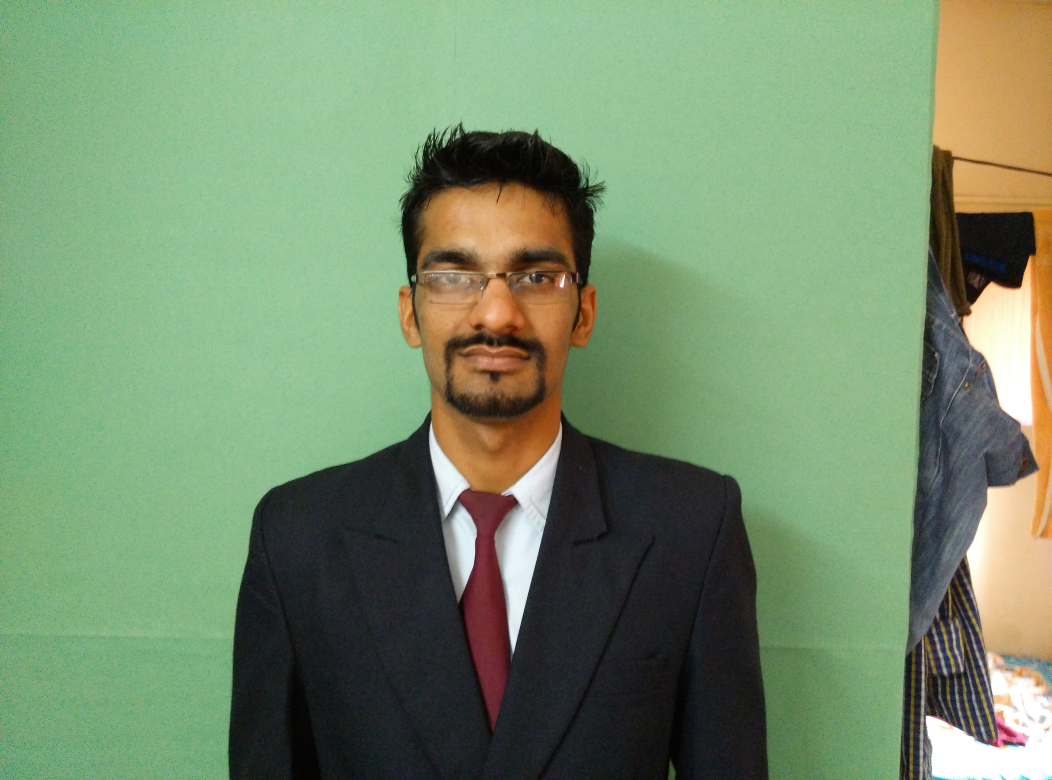
#> input picture IMG_19700102_081149.jpg, 4208 x 3120 px (shown at 1/4 size)
$ python imageToChar.py IMG_19700102_081149.jpg out.png   (Python 2 division)
#> lines starting #> are read from the running program, lines starting #| are printed output that depends on the picture
import cv2
import sys

#adjust the odering of the characters in the below list for getting better art. This is hit and trial process
ASCII_CHARS = ['!','"','#','$','%','&','(',')','*','+',',','-','.','/','0','1','2','3','4','5','6','7','8','9',':',';','<','=','>','?','@','A','B','C','D','E','F','G','H','I','J','K','L','M','N','O','P','Q','R','S','T','U','V','W','X','Y','Z','[',']','^','_','`','a','b','c','d','e','f','g','h','i','j','k','l','m','n','o','p','q','r','s','t','u','v','w','x','y','z','{','|','}','~']

def getCharData(img, widthInChar=128):

	#resize the image so as to get the width as 128(default) characters
	(height,width) = img.shape
	comRatio = height/(widthInChar*1.0)
	newHeight = widthInChar
	newWidth = int(width/comRatio)

	img = cv2.resize(img, (newHeight,newWidth))

	asciiLen = len(ASCII_CHARS)

	data = ""

	# traverse through each pixel of image
	for row in img:
		for x in row:
			data += ASCII_CHARS[x/30]	# change 30 to as per ur wish
		data += "\n"

	return data


if __name__ == "__main__":

	try:
		imageName = sys.argv[1]
	except:
		print "\nUsage: python "+sys.argv[0]+" imageFile.jpg [outputfile.txt]\n"
		sys.exit()


	try:
		# read image in graysacle mode so as to get a 2-D vector having values between 0-255
		img = cv2.imread(imageName,cv2.IMREAD_GRAYSCALE)
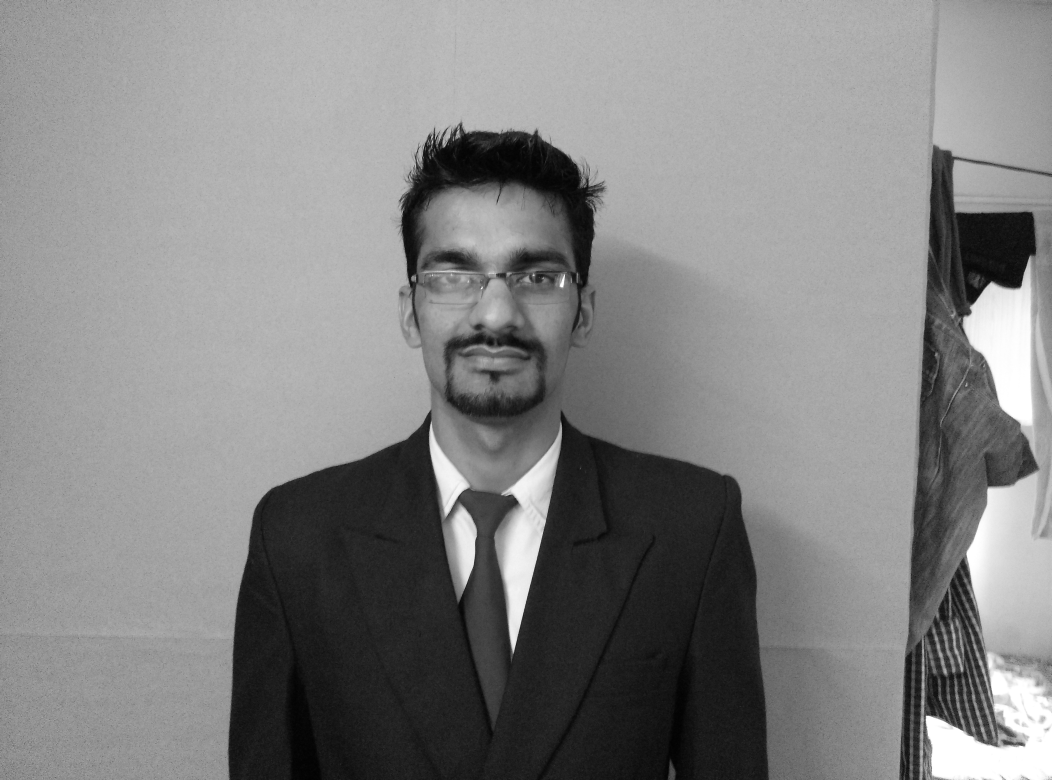
#> img: shape (3120, 4208) (shown at 1/4 size); min 0, max 255, mean 131.3
		data = getCharData(img)
#> in getCharData, `img = cv2.resize(img, (newHeight,newWidth))`:
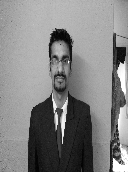
#> img: shape (172, 128); min 2, max 255, mean 131.1
		print data

	except:

		print "\nInvalid image file \n"
		sys.exit()

	# write data to a text file
	if len(sys.argv) == 3:
		outFile = sys.argv[2]
		f = open(outFile,'w')
		f.write(data)
		f.close()
